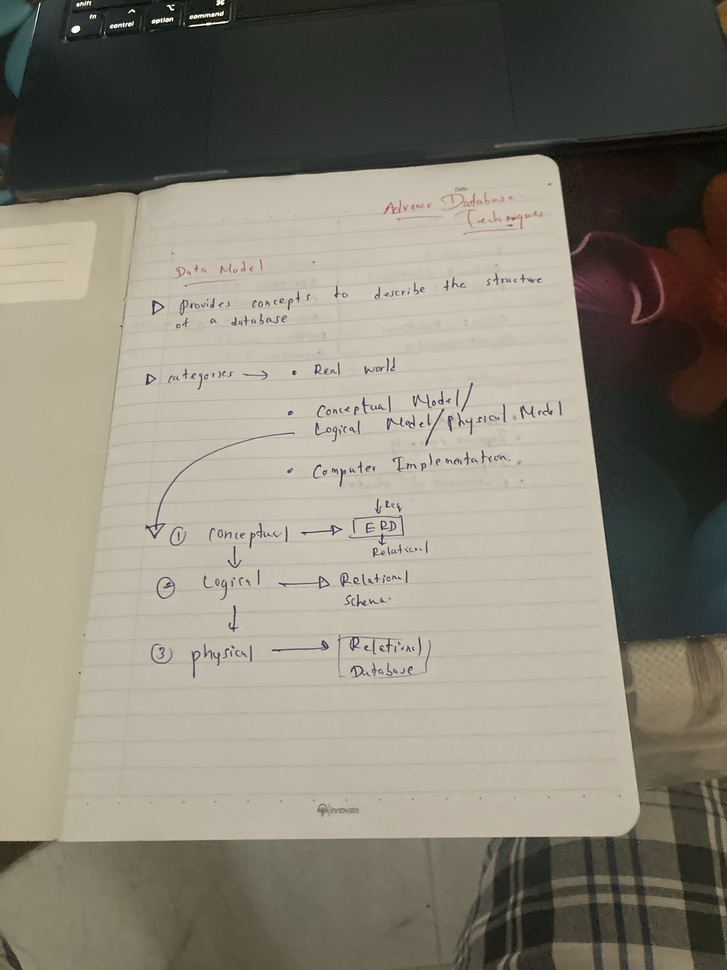
#> input picture document_scanner/samples/sample.jpg, 727 x 970 px, shrunk from 1440 x 1920 before the run
$ python -i document_detector.py   (imports and definitions only)   (older library calls are emulated)
#> lines starting #> are read from the running program, lines starting #| are printed output that depends on the picture; after the words box and inside, x2 and y2 are one past the last pixel; in counts of white or black regions, pixels touching at a corner belong together
#> further down, picture is the input picture: shape (970, 727, 3); mean B, G, R 118.4, 130.9, 136.1
"""
Document Detection Module
Handles edge detection, contour finding, and corner detection for document scanning.
Power-packed version for challenging images.
"""

import cv2
import numpy as np
from collections import deque


class DocumentDetector:
    """Detects document boundaries in images using aggressive multi-strategy detection."""

    def __init__(self, min_area_ratio=0.005, max_area_ratio=0.99):
        """
        Initialize the document detector with ULTRA-AGGRESSIVE settings.

        Args:
            min_area_ratio: Minimum document area as ratio of image area (default: 0.005 - ultra small)
            max_area_ratio: Maximum document area as ratio of image area (default: 0.99 - ultra large)
        """
        self.min_area_ratio = min_area_ratio
        self.max_area_ratio = max_area_ratio

        # Stronger temporal smoothing for ultra-stable detection
        self.recent_detections = deque(maxlen=10)  # Store last 10 detections (was 5)
        self.stable_corners = None
        self.stable_confidence = 0

    def preprocess_image(self, image):
        """
        ULTRA-ENHANCED preprocessing with maximum contrast boost.

        Args:
            image: Input BGR image

        Returns:
            Preprocessed grayscale image
        """
        # Convert to grayscale
        gray = cv2.cvtColor(image, cv2.COLOR_BGR2GRAY)

        # Stronger bilateral filter
        filtered = cv2.bilateralFilter(gray, 11, 100, 100)

        # Aggressive CLAHE for maximum contrast
        clahe = cv2.createCLAHE(clipLimit=3.0, tileGridSize=(8, 8))
        enhanced = clahe.apply(filtered)
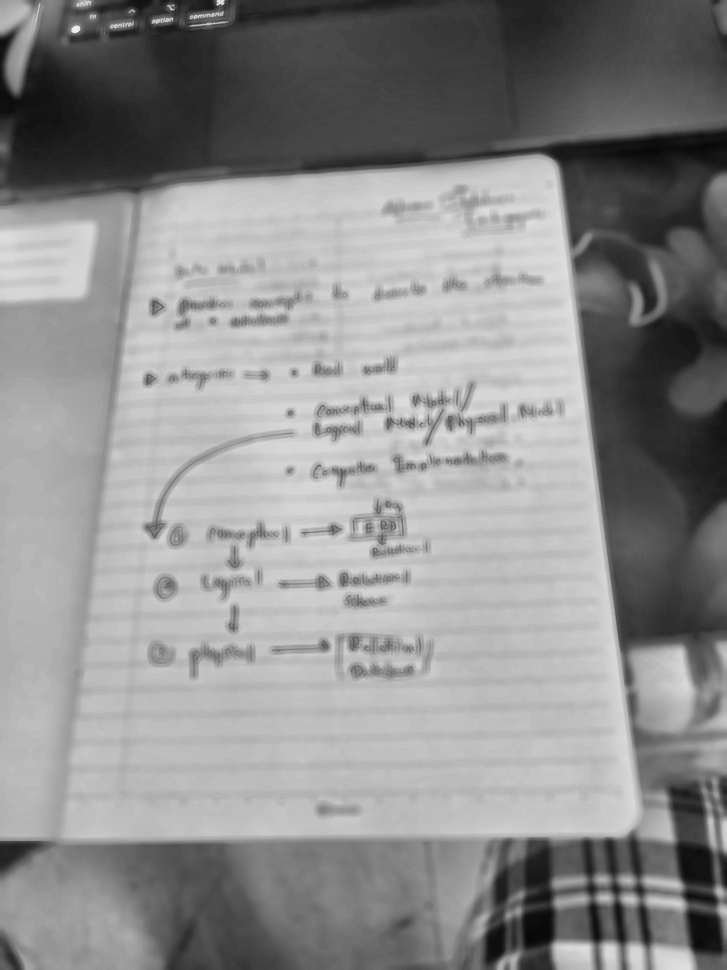
#> enhanced: shape (970, 727); min 8, max 239, mean 140.9

        # Additional sharpening
        kernel = np.array([[-1,-1,-1], [-1,9,-1], [-1,-1,-1]])
        sharpened = cv2.filter2D(enhanced, -1, kernel)

        return sharpened

    def detect_edges(self, gray_image, color_image=None):
        """
        Aggressive multi-strategy edge detection for challenging images.

        Args:
            gray_image: Grayscale image
            color_image: Original BGR image (optional, for color-based detection)

        Returns:
            Edge map (binary image)
        """
        edges_list = []

        # Strategy 1: Multiple Canny thresholds
        median = np.median(gray_image)
#> median = 168

        # Aggressive (catches more edges)
        lower1 = int(max(0, 0.33 * median))
#> lower1 = 55
        upper1 = int(min(255, 1.0 * median))
#> upper1 = 168
        edges1 = cv2.Canny(gray_image, lower1, upper1)
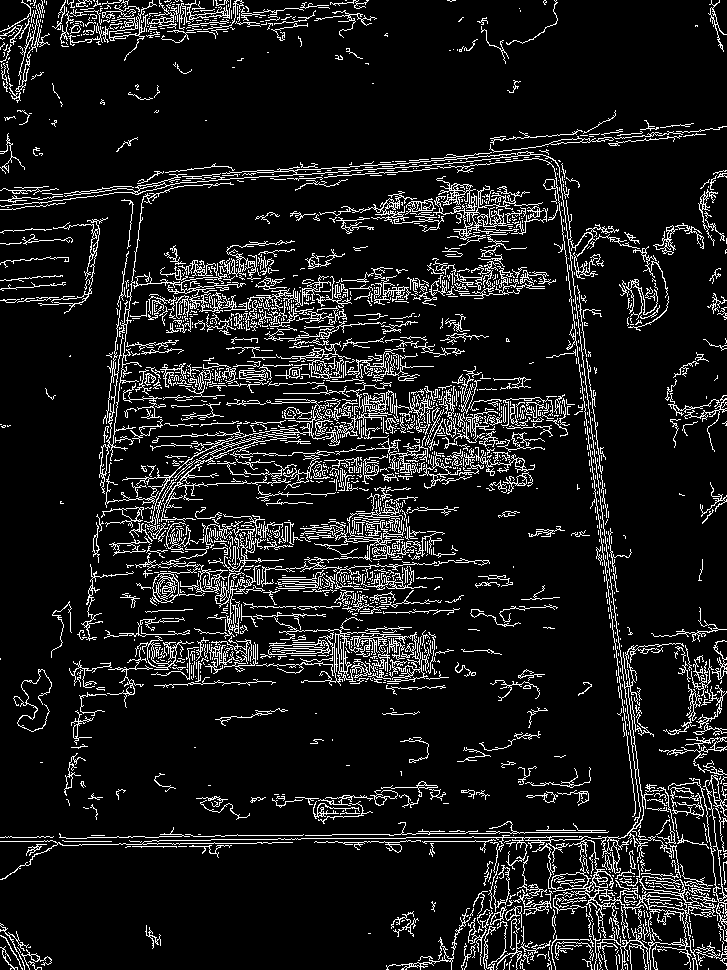
#> edges1: shape (970, 727); 10.3% white in thin lines or dots
        edges_list.append(edges1)

        # Standard
        lower2 = int(max(0, 0.66 * median))
#> lower2 = 110
        upper2 = int(min(255, 1.33 * median))
#> upper2 = 223
        edges2 = cv2.Canny(gray_image, lower2, upper2)
#> edges2: shape (970, 727); 5.1% white in thin lines or dots
        edges_list.append(edges2)

        # Conservative (only strong edges)
        edges3 = cv2.Canny(gray_image, 50, 150)
#> edges3: shape (970, 727); 12.8% white in thin lines or dots
        edges_list.append(edges3)

        # Strategy 2: Morphological gradient
        kernel = cv2.getStructuringElement(cv2.MORPH_RECT, (3, 3))
        gradient = cv2.morphologyEx(gray_image, cv2.MORPH_GRADIENT, kernel)
        _, edges4 = cv2.threshold(gradient, 0, 255, cv2.THRESH_BINARY + cv2.THRESH_OTSU)
#> edges4: shape (970, 727); 4.2% white; 440 white regions (356 under 20 px), largest, box (x1, y1, x2, y2) and area: (311, 382, 509, 447) 4184, (348, 498, 432, 560) 2339, (144, 428, 296, 541) 1309
        edges_list.append(edges4)

        # Strategy 3: Sobel edges (multiple kernel sizes)
        sobelx3 = cv2.Sobel(gray_image, cv2.CV_64F, 1, 0, ksize=3)
        sobely3 = cv2.Sobel(gray_image, cv2.CV_64F, 0, 1, ksize=3)
        sobel_mag3 = np.sqrt(sobelx3**2 + sobely3**2)
        sobel_mag3 = np.uint8(sobel_mag3 * 255 / (sobel_mag3.max() + 1e-10))
        _, edges5 = cv2.threshold(sobel_mag3, 30, 255, cv2.THRESH_BINARY)
#> edges5: shape (970, 727); 8.2% white; 1913 white regions (1785 under 20 px), largest, box (x1, y1, x2, y2) and area: (53, 152, 644, 816) 6499, (309, 380, 512, 450) 5297, (346, 495, 434, 562) 2746
        edges_list.append(edges5)

        # Strategy 4: Sobel with larger kernel
        sobelx5 = cv2.Sobel(gray_image, cv2.CV_64F, 1, 0, ksize=5)
        sobely5 = cv2.Sobel(gray_image, cv2.CV_64F, 0, 1, ksize=5)
        sobel_mag5 = np.sqrt(sobelx5**2 + sobely5**2)
        sobel_mag5 = np.uint8(sobel_mag5 * 255 / (sobel_mag5.max() + 1e-10))
        _, edges6 = cv2.threshold(sobel_mag5, 30, 255, cv2.THRESH_BINARY)
#> edges6: shape (970, 727); 9.4% white; 790 white regions (672 under 20 px), largest, box (x1, y1, x2, y2) and area: (542, 773, 727, 970) 10653, (48, 126, 727, 818) 7026, (311, 380, 567, 449) 5727
        edges_list.append(edges6)

        # Strategy 5: Adaptive thresholding (multiple block sizes)
        adaptive1 = cv2.adaptiveThreshold(gray_image, 255, cv2.ADAPTIVE_THRESH_GAUSSIAN_C,
                                         cv2.THRESH_BINARY, 11, 2)
#> adaptive1: shape (970, 727); 62.5% white; black in thin lines or dots
        edges7 = cv2.Canny(adaptive1, 30, 100)
#> edges7: shape (970, 727); 28.3% white in thin lines or dots
        edges_list.append(edges7)

        adaptive2 = cv2.adaptiveThreshold(gray_image, 255, cv2.ADAPTIVE_THRESH_MEAN_C,
                                         cv2.THRESH_BINARY, 15, 2)
#> adaptive2: shape (970, 727); 60.4% white; black in thin lines or dots
        edges8 = cv2.Canny(adaptive2, 30, 100)
#> edges8: shape (970, 727); 27.4% white in thin lines or dots
        edges_list.append(edges8)

        # Strategy 6: Color-based edge detection (if color image provided)
        if color_image is not None:
            # LAB color space
            lab = cv2.cvtColor(color_image, cv2.COLOR_BGR2LAB)
#> lab: shape (970, 727, 3); mean of channels 0, 1, 2 136.7, 127.7, 135.5
            l_channel = lab[:, :, 0]
            edges9 = cv2.Canny(l_channel, 30, 120)
#> edges9: shape (970, 727); 3.2% white in thin lines or dots
            edges_list.append(edges9)

            # HSV color space
            hsv = cv2.cvtColor(color_image, cv2.COLOR_BGR2HSV)
#> hsv: shape (970, 727, 3); mean H, S, V 31.4, 41.2, 137.2
            v_channel = hsv[:, :, 2]
            edges10 = cv2.Canny(v_channel, 30, 120)
#> edges10: shape (970, 727); 3.1% white in thin lines or dots
            edges_list.append(edges10)

        # Strategy 7: Laplacian
        laplacian = cv2.Laplacian(gray_image, cv2.CV_64F)
        laplacian = np.uint8(np.absolute(laplacian))
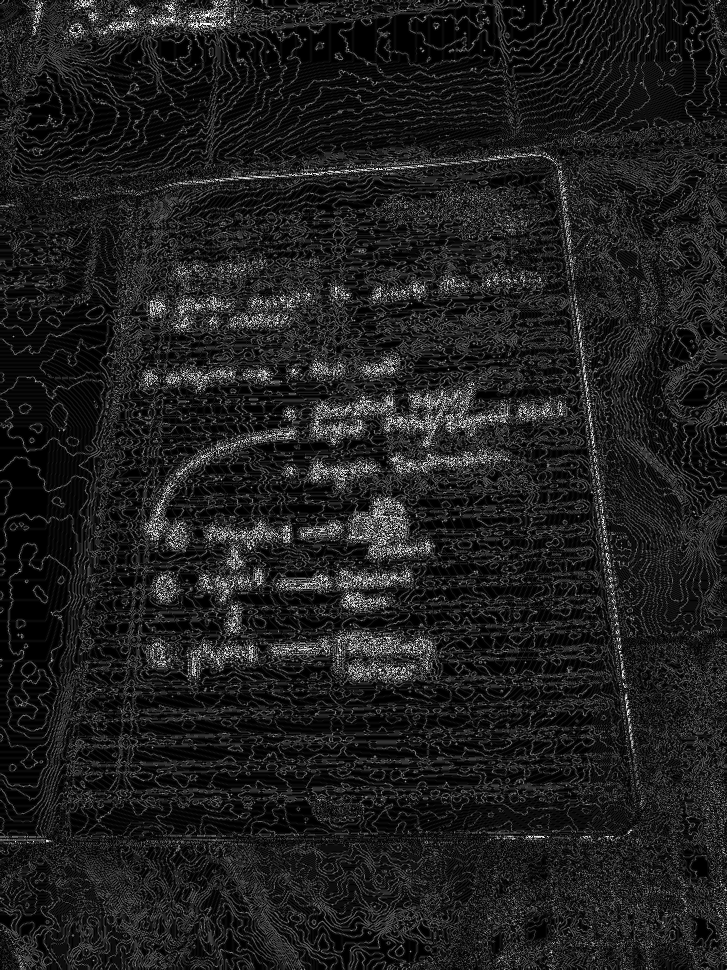
#> laplacian: shape (970, 727); min 0, max 255, mean 30.9
        _, edges11 = cv2.threshold(laplacian, 20, 255, cv2.THRESH_BINARY)
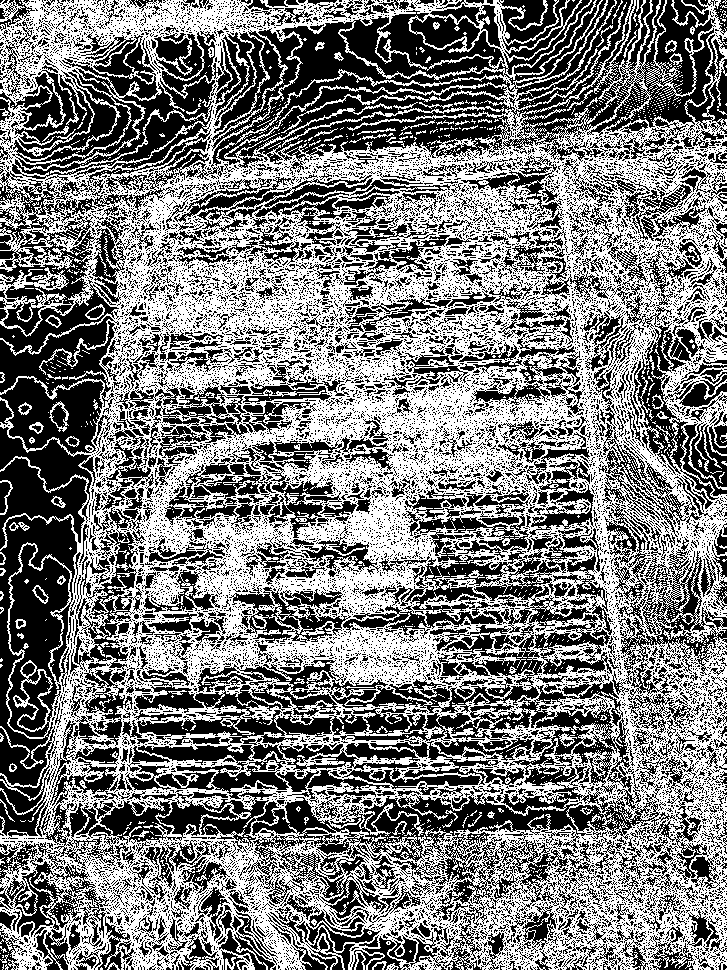
#> edges11: shape (970, 727); 48.9% white in thin lines or dots
        edges_list.append(edges11)

        # Combine all strategies
        edges = np.zeros_like(edges1)
        for e in edges_list:
            edges = cv2.bitwise_or(edges, e)
#> this loop made 11 passes
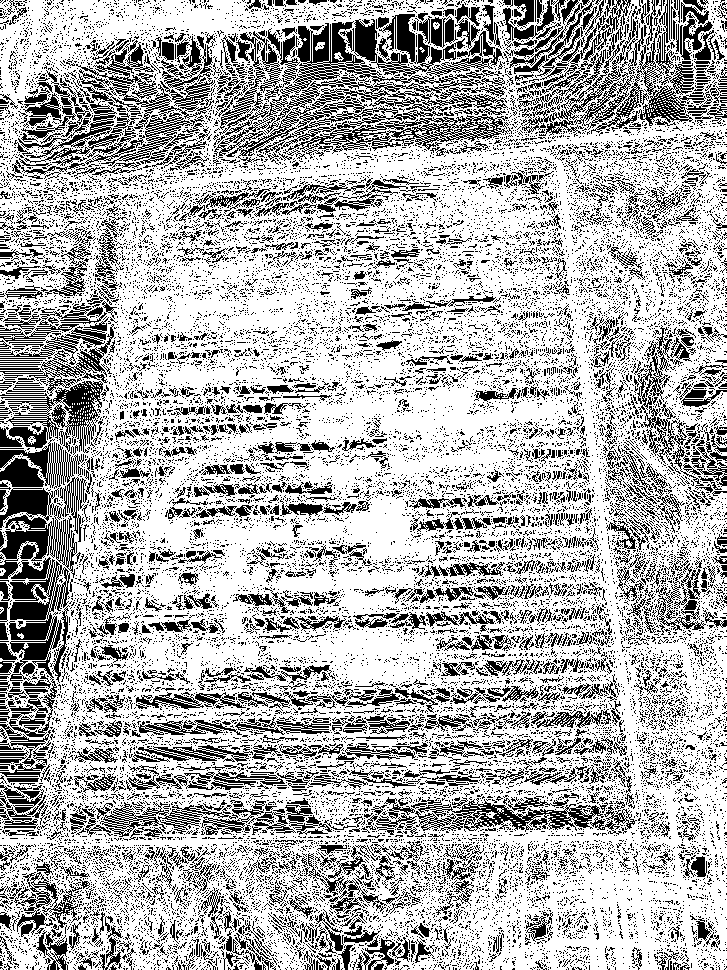
#> edges: shape (970, 727); 69.6% white; black in thin lines or dots

        # Aggressive morphological operations
        kernel_close = cv2.getStructuringElement(cv2.MORPH_RECT, (9, 9))
        edges = cv2.morphologyEx(edges, cv2.MORPH_CLOSE, kernel_close)
#> edges: shape (970, 727); 98.8% white; 33 black regions, largest, box (x1, y1, x2, y2) and area: (8, 490, 48, 514) 915, (1, 459, 40, 487) 792, (5, 531, 48, 559) 719

        # Strong dilation to connect edges
        kernel_dilate = cv2.getStructuringElement(cv2.MORPH_RECT, (5, 5))
        edges = cv2.dilate(edges, kernel_dilate, iterations=3)
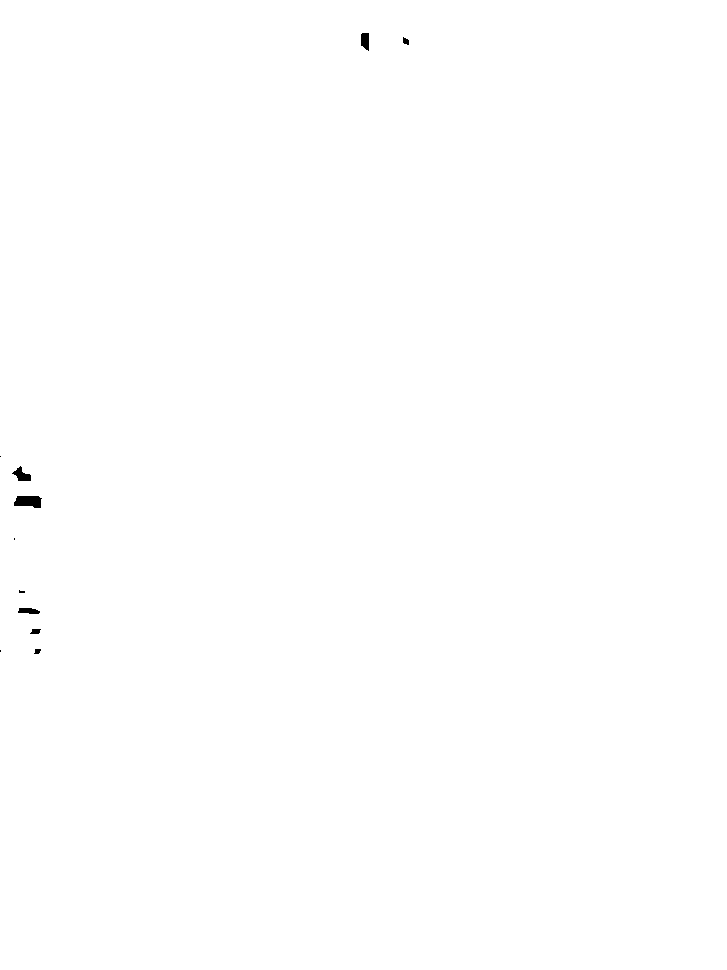
#> edges: shape (970, 727); 99.9% white; 11 black regions (4 under 20 px)

        return edges

    def find_document_contour(self, image, edges):
        """
        Aggressive document contour detection with multiple strategies.

        Args:
            image: Original image for size reference
            edges: Edge-detected binary image

        Returns:
            Document contour (4 points) or None if not found
        """
        # Find contours with different retrieval modes
        contours_list = []

        # Method 1: External contours only
        contours1, _ = cv2.findContours(edges, cv2.RETR_EXTERNAL, cv2.CHAIN_APPROX_SIMPLE)
#> contours1 = 1 contour; box (x1, y1, x2, y2) and area: (0, 0, 727, 970) 703491
        contours_list.extend(contours1)

        # Method 2: All contours
        contours2, _ = cv2.findContours(edges, cv2.RETR_LIST, cv2.CHAIN_APPROX_SIMPLE)
#> contours2 = 10 contours, 1 with area under 20; largest, box (x1, y1, x2, y2) and area: (0, 0, 727, 970) 703491, (13, 495, 43, 509) 305, (11, 465, 32, 482) 174, (360, 32, 370, 52) 144, (17, 607, 41, 615) 127
        contours_list.extend(contours2)

        # Remove duplicates and sort by area
        contours = sorted(contours_list, key=cv2.contourArea, reverse=True)
#> contours = 11 contours, 1 with area under 20; largest, box (x1, y1, x2, y2) and area: (0, 0, 727, 970) 703491, (0, 0, 727, 970) 703491, (13, 495, 43, 509) 305, (11, 465, 32, 482) 174, (360, 32, 370, 52) 144

        # Calculate area constraints
        image_area = image.shape[0] * image.shape[1]
#> image_area = 705190
        min_area = image_area * self.min_area_ratio
#> min_area = 3526
        max_area = image_area * self.max_area_ratio
#> max_area = 698138.1

        # ULTRA-AGGRESSIVE: Try top 100 contours with many epsilon values
        for contour in contours[:100]:  # Check top 100 largest contours (was 30)
            area = cv2.contourArea(contour)

            # Skip if area is not within acceptable range
            if area < min_area or area > max_area:
                continue

            # Get perimeter
            peri = cv2.arcLength(contour, True)

            if peri == 0:
                continue

            # Try MANY epsilon values for approximation
            for epsilon_multiplier in [0.005, 0.01, 0.015, 0.02, 0.025, 0.03, 0.035, 0.04, 0.045, 0.05, 0.06, 0.07, 0.08, 0.09, 0.1, 0.12, 0.15]:
                approx = cv2.approxPolyDP(contour, epsilon_multiplier * peri, True)

                # If we have 4 points, check if it's valid
                if len(approx) == 4:
                    # Ultra-lenient checks
                    if cv2.isContourConvex(approx):
                        # Very relaxed angle constraint
                        if self._check_angle_constraints_ultra_relaxed(approx):
                            return approx
#> this loop made 11 passes
#> area on passes 1 to 10: 703491, 703491, 305, 174.5, 144, 127, 56, 44.5, 36.5, 20.5

        # LAST RESORT: Accept ANY convex 4-point shape in top 150 contours
        for contour in contours[:150]:
            area = cv2.contourArea(contour)

            if area < min_area or area > max_area:
                continue

            peri = cv2.arcLength(contour, True)
            if peri == 0:
                continue

            for epsilon_multiplier in [0.01, 0.02, 0.03, 0.05, 0.08, 0.1, 0.15, 0.2]:
                approx = cv2.approxPolyDP(contour, epsilon_multiplier * peri, True)

                if len(approx) == 4:
                    # Accept any convex quadrilateral without angle checks
                    if cv2.isContourConvex(approx):
                        return approx

        return None

    # [98 lines left out: functions _check_angle_constraints_relaxed, _check_angle_constraints_ultra_relaxed, order_points, not called in this run]

    def detect(self, image, use_temporal_smoothing=True):
        """
        Enhanced detection with temporal smoothing for stability.

        Args:
            image: Input BGR image
            use_temporal_smoothing: Use frame-to-frame smoothing for stability

        Returns:
            Tuple of (success, corners, visualization)
            - success: Boolean indicating if document was found
            - corners: Ordered array of 4 corner points or None
            - visualization: Image with detected contour drawn
        """
        # Create a copy for visualization
        vis_image = image.copy()

        # Preprocess with enhanced method
        gray = self.preprocess_image(image)

        # Detect edges with multi-strategy approach (pass color image too)
        edges = self.detect_edges(gray, image)

        # Find document contour
        contour = self.find_document_contour(image, edges)

        if contour is not None:
            # Order the points
            corners = self.order_points(contour.reshape(4, 2))

            # Apply temporal smoothing for stable detection
            if use_temporal_smoothing:
                corners = self._apply_temporal_smoothing(corners)
                if corners is None:
                    return False, None, vis_image

            # Draw on visualization with thicker, more visible lines
            contour_reshaped = corners.reshape(-1, 1, 2).astype(np.int32)
            cv2.drawContours(vis_image, [contour_reshaped], -1, (0, 255, 0), 4)

            # Draw corners with labels
            corner_labels = ['TL', 'TR', 'BR', 'BL']
            for i, (point, label) in enumerate(zip(corners, corner_labels)):
                pt = tuple(point.astype(int))
                cv2.circle(vis_image, pt, 12, (0, 0, 255), -1)
                cv2.circle(vis_image, pt, 14, (255, 255, 255), 2)
                # Add label
                cv2.putText(vis_image, label, (pt[0] - 10, pt[1] - 20),
                           cv2.FONT_HERSHEY_SIMPLEX, 0.5, (255, 255, 255), 2)

            return True, corners, vis_image

        # No detection - reset temporal tracking
        if use_temporal_smoothing:
            self.recent_detections.clear()
            self.stable_corners = None
            self.stable_confidence = 0

        return False, None, vis_image

    # [39 lines left out: function _apply_temporal_smoothing, not called in this run]

>>> import cv2
>>> picture = cv2.imread('../samples/sample.jpg')
>>> result = DocumentDetector().detect(picture)
